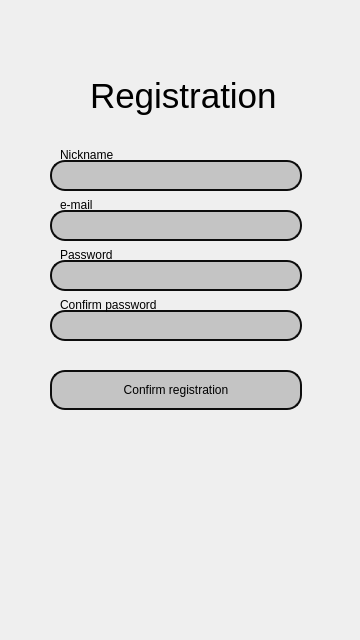
<?xml version="1.0" encoding="UTF-8"?>
<ui version="4.0">
 <class>reg_window</class>
 <widget class="QWidget" name="reg_window">
  <property name="geometry">
   <rect>
    <x>0</x>
    <y>0</y>
    <width>360</width>
    <height>640</height>
   </rect>
  </property>
  <property name="windowTitle">
   <string>Form</string>
  </property>
  <widget class="QLineEdit" name="nameLineEdit">
   <property name="geometry">
    <rect>
     <x>50</x>
     <y>210</y>
     <width>252</width>
     <height>31</height>
    </rect>
   </property>
   <property name="styleSheet">
    <string notr="true">QLineEdit {
border-radius: 15px;
background-color: #c4c4c4 ;
border:2px solid #0d0d0d;
}

QLineEdit:focus {
border:2px solid #87bbff;
}</string>
   </property>
  </widget>
  <widget class="QLineEdit" name="passwordLineEdit">
   <property name="geometry">
    <rect>
     <x>50</x>
     <y>260</y>
     <width>252</width>
     <height>31</height>
    </rect>
   </property>
   <property name="styleSheet">
    <string notr="true">QLineEdit {
border-radius: 15px;
background-color: #c4c4c4 ;
border:2px solid #0d0d0d;
}

QLineEdit:focus {
border:2px solid #87bbff;
}</string>
   </property>
   <property name="echoMode">
    <enum>QLineEdit::Password</enum>
   </property>
  </widget>
  <widget class="QLineEdit" name="confirmLineEdit">
   <property name="geometry">
    <rect>
     <x>50</x>
     <y>310</y>
     <width>252</width>
     <height>31</height>
    </rect>
   </property>
   <property name="styleSheet">
    <string notr="true">QLineEdit {
border-radius: 15px;
background-color: #c4c4c4 ;
border:2px solid #0d0d0d;
}

QLineEdit:focus {
border:2px solid #87bbff;
}</string>
   </property>
   <property name="echoMode">
    <enum>QLineEdit::Password</enum>
   </property>
  </widget>
  <widget class="QPushButton" name="registerPushButton">
   <property name="geometry">
    <rect>
     <x>50</x>
     <y>370</y>
     <width>252</width>
     <height>40</height>
    </rect>
   </property>
   <property name="styleSheet">
    <string notr="true">QPushButton{ border-radius: 15px;
 background-color: #c4c4c4 ;
border:2px solid #0d0d0d;
}

QPushButton:hover{
  background-color: rgb(247, 247, 247);
}</string>
   </property>
   <property name="text">
    <string>Confirm registration</string>
   </property>
  </widget>
  <widget class="QLineEdit" name="LoginlineEdit">
   <property name="geometry">
    <rect>
     <x>50</x>
     <y>160</y>
     <width>252</width>
     <height>31</height>
    </rect>
   </property>
   <property name="styleSheet">
    <string notr="true">QLineEdit {
border-radius: 15px;
background-color: #c4c4c4 ;
border:2px solid #0d0d0d;
}

QLineEdit:focus {
border:2px solid #87bbff;
}</string>
   </property>
  </widget>
  <widget class="QLabel" name="label">
   <property name="geometry">
    <rect>
     <x>60</x>
     <y>145</y>
     <width>63</width>
     <height>20</height>
    </rect>
   </property>
   <property name="styleSheet">
    <string notr="true">position: absolute;
width: 123px;
height: 14px;
left: 68px;
top: 225px;

font-family: 'Inter';
font-style: normal;
font-weight: 400;
font-size: 12px;
line-height: 15px;
background: transparent;

color: #000000;
</string>
   </property>
   <property name="text">
    <string>Nickname</string>
   </property>
  </widget>
  <widget class="QLabel" name="label_2">
   <property name="geometry">
    <rect>
     <x>60</x>
     <y>195</y>
     <width>63</width>
     <height>20</height>
    </rect>
   </property>
   <property name="styleSheet">
    <string notr="true">position: absolute;
width: 123px;
height: 14px;
left: 68px;
top: 225px;

font-family: 'Inter';
font-style: normal;
font-weight: 400;
font-size: 12px;
line-height: 15px;
background: transparent;

color: #000000;
</string>
   </property>
   <property name="text">
    <string>e-mail</string>
   </property>
  </widget>
  <widget class="QLabel" name="label_3">
   <property name="geometry">
    <rect>
     <x>60</x>
     <y>245</y>
     <width>63</width>
     <height>20</height>
    </rect>
   </property>
   <property name="styleSheet">
    <string notr="true">position: absolute;
width: 123px;
height: 14px;
left: 68px;
top: 225px;

font-family: 'Inter';
font-style: normal;
font-weight: 400;
font-size: 12px;
line-height: 15px;
background: transparent;

color: #000000;
</string>
   </property>
   <property name="text">
    <string>Password</string>
   </property>
  </widget>
  <widget class="QLabel" name="label_4">
   <property name="geometry">
    <rect>
     <x>60</x>
     <y>295</y>
     <width>121</width>
     <height>20</height>
    </rect>
   </property>
   <property name="styleSheet">
    <string notr="true">position: absolute;
width: 123px;
height: 14px;
left: 68px;
top: 225px;

font-family: 'Inter';
font-style: normal;
font-weight: 400;
font-size: 12px;
line-height: 15px;
background: transparent;

color: #000000;
</string>
   </property>
   <property name="text">
    <string>Confirm password</string>
   </property>
  </widget>
  <widget class="QLabel" name="label_5">
   <property name="geometry">
    <rect>
     <x>90</x>
     <y>70</y>
     <width>201</width>
     <height>51</height>
    </rect>
   </property>
   <property name="font">
    <font>
     <pointsize>26</pointsize>
    </font>
   </property>
   <property name="text">
    <string>Registration</string>
   </property>
  </widget>
 </widget>
 <resources/>
 <connections/>
</ui>
